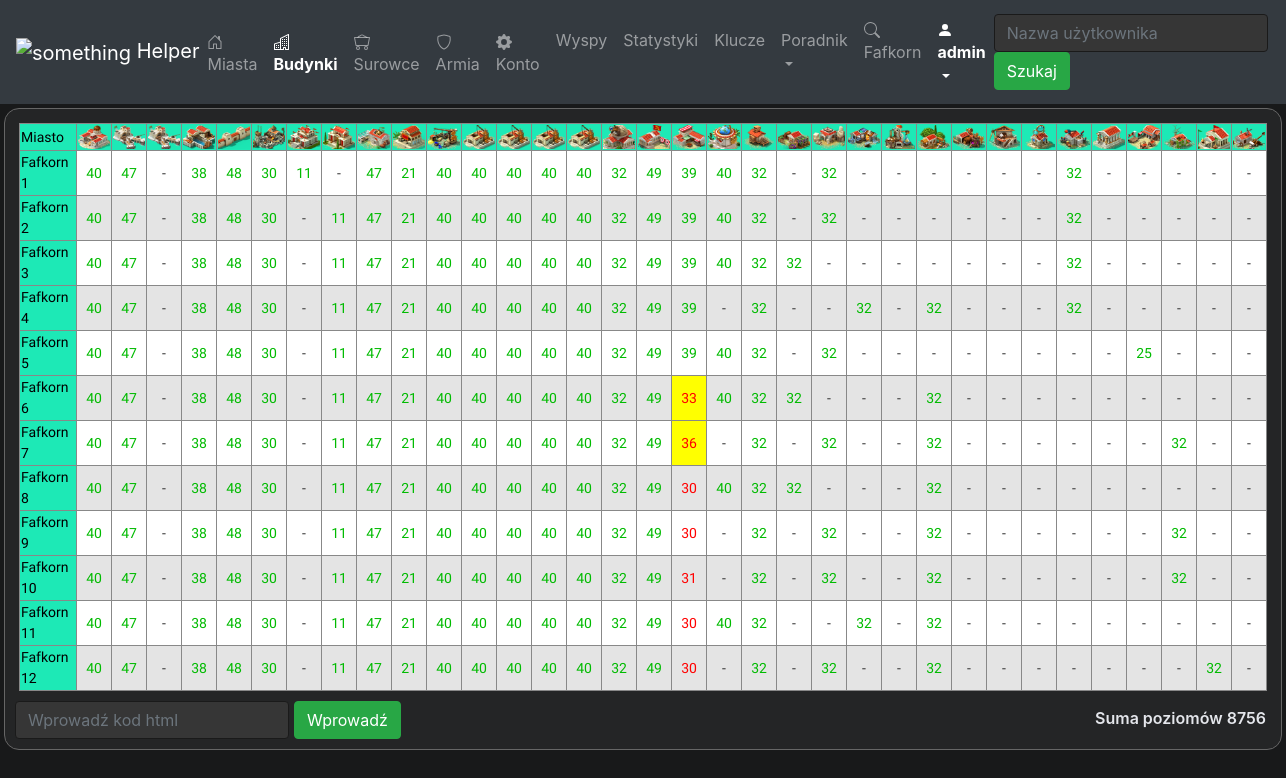
The app's page /users/buildings/1 (signed in), older data.
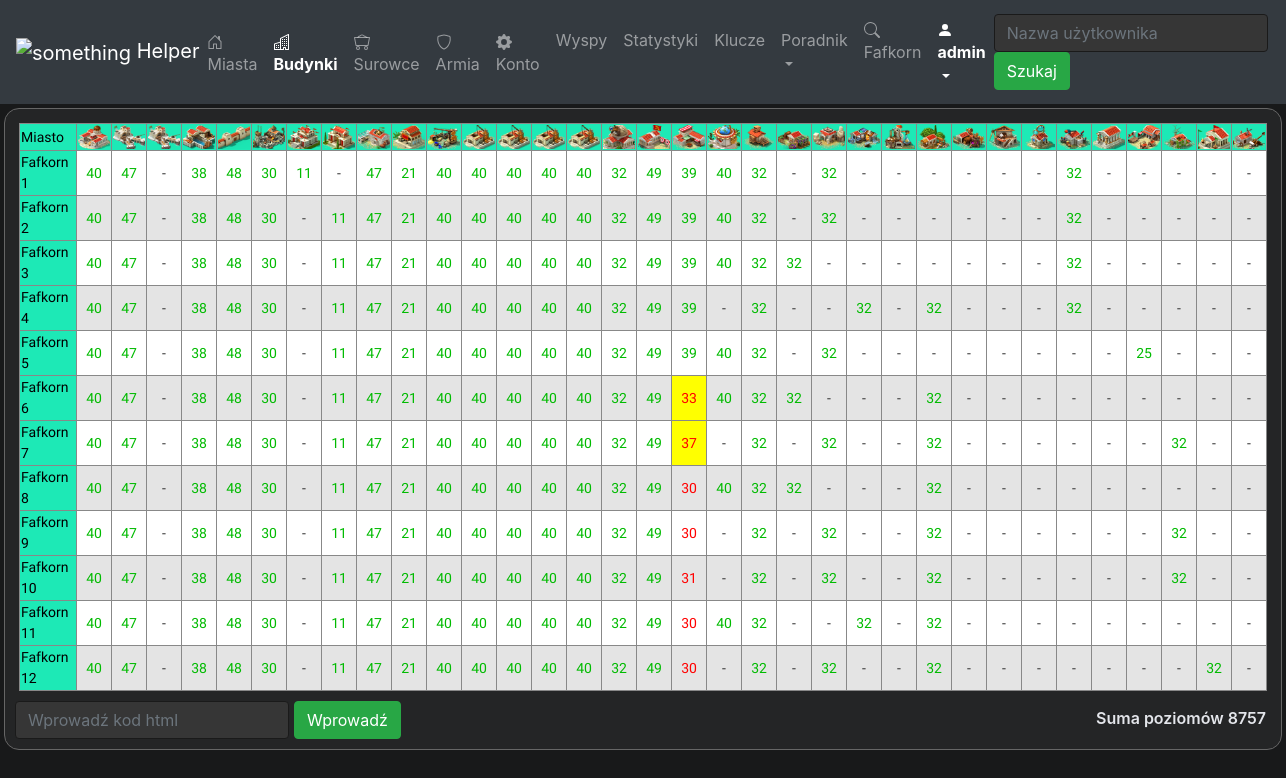
The same page, newer data.
### mysite/helper/models.py (models this page shows, shortened)
class BuildingInstance(models.Model):
    building_type = models.ForeignKey(Building, on_delete=models.CASCADE)
    building_town = models.ForeignKey(Town, on_delete=models.CASCADE)
    level = models.IntegerField(default=0)
    is_upgraded = models.BooleanField(default=False)

### mysite/helper/views/user_buildings.py (the view)
# urls.py: path('users/buildings/<int:user_id>', user_buildings.get_user_buildings, name='user_buildings'),
@login_required(login_url='helper:login')
def get_user_buildings(request, user_id):
    user = get_object_or_404(User, pk=user_id)
    buildings = Building.objects.order_by('order')
    towns = Town.objects.filter(user__id=user_id)
    level_sum = get_sum_of_buildings_level(towns)
    building_instances = get_building_instances(towns)
    context = {
        'user': user,
        'buildings': buildings,
        'towns': towns,
        'level_sum': level_sum,
        'building_instances': building_instances,
        'selected_building': get_selected_building(request),
        'nav_active': 'user_buildings',
        'title': 'Budynki - ' + user.user_name
    }
    return render(request, 'helper/user_buildings.html', context)

### mysite/helper/views/user_buildings.py (called while the page is built)
def get_building_instances(towns):
    return [BuildingInstance.objects.filter(building_town=town).order_by('building_type__order') for town in towns]

def get_sum_of_buildings_level(towns):
    if len(towns) > 0:
        return BuildingInstance.objects.filter(building_town__user__id=towns[0].user.id).aggregate(Sum('level'))['level__sum']
    else:
        return 0

def get_selected_building(request):
    if 'selected_building' in request.GET:
        building_id = request.GET['selected_building']
        if building_id is not None:
            return BuildingInstance.objects.get(pk=building_id)
    return None

### mysite/helper/templates/helper/user_buildings.html (shortened to what this page needs)
{% extends "base.html" %}
{% load static %}
{% block head %}
        <link rel="stylesheet" type="text/css" href="{% static 'helper/user_buildings.css' %}">
{% endblock %}
{% block content %}
    {% load widget_tweaks %}
    {% include "helper/navigation.html" %}
<div class="content-div">
    <div class="tile">
        <table class="table-bordered">
          <tr>
            <th>Miasto</th>
              {% for building in buildings %}
            <th><img src="{{building.image_icon_path.url}}" alt="img" width="32px" height="24"></th>
              {% endfor %}
          </tr>
         {% for town in building_instances %}
         <tr>
                  <th title="[{{town.0.building_town.island.x}}:{{town.0.building_town.island.y}}]">{{town.0.building_town.town_name}}</th>
                  {% for building_instance in town %}
                        {% if building_instance.level > 0%}
                            <td is_upgrading="{{building_instance.is_upgraded}}" class="developing_td"  style="text-align:center;">
                                <a class="building-a" href="{% url 'helper:user_buildings' user.id %}?selected_building={{building_instance.id}}">
                                {% if building_instance.level == building_instance.building_type.max_level %}
                                <div class="max-level">
                                  {{building_instance.level}}
                                </div>
                                {% else %}
                                <div class="not-max-level">
                                  {{building_instance.level}}
                                </div>
                                {% endif %}
                                </a>
                            </td>
                        {% else %}
                            <td style="text-align:center;">
                                <a class="building-a" href="{% url 'helper:user_buildings' user.id %}?selected_building={{building_instance.id}}">
                                    <div class="level-div">
                                        -
                                    </div>
                                </a>
                            </td>
                        {% endif %}
                {% endfor %}
           </tr>
             {% endfor %}
        </table>
        <div style="display: flex; margin-top: 10px; justify-content: space-between;">
            <div>
                <form action="{% url 'helper:web_scrap_town' %}" method="post" style="display: flex">
                    <input class="form-control" type="text" name="html" placeholder="Wprowadź kod html" />
                    <button id="submit-html" class="btn btn-success" type="submit">Wprowadź</button>
                </form>
            </div>
            <div id="sum-div">Suma poziomów {{level_sum}}</div>
        </div>
    </div>
</div>
{% endblock %}

Row changes from the older to the newer data that the page shows:
changed BuildingInstance (number 222 of 408 on the later page): level "36" → "37"
Text that changed along with them:
{{ level_sum }}: "8756" → "8757"
